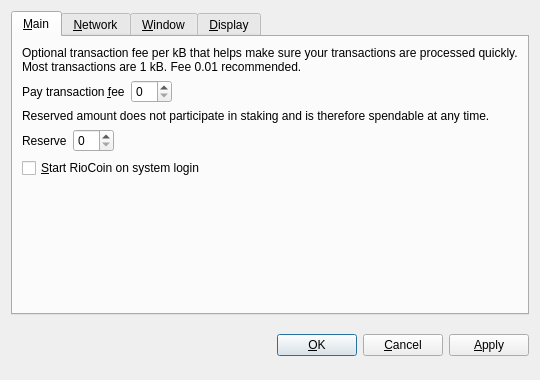
<?xml version="1.0" encoding="UTF-8"?>
<ui version="4.0">
 <class>OptionsDialog</class>
 <widget class="QDialog" name="OptionsDialog">
  <property name="geometry">
   <rect>
    <x>0</x>
    <y>0</y>
    <width>540</width>
    <height>380</height>
   </rect>
  </property>
  <property name="windowTitle">
   <string>Options</string>
  </property>
  <property name="modal">
   <bool>true</bool>
  </property>
  <layout class="QVBoxLayout" name="verticalLayout">
   <item>
    <widget class="QTabWidget" name="tabWidget">
     <property name="tabPosition">
      <enum>QTabWidget::North</enum>
     </property>
     <property name="currentIndex">
      <number>0</number>
     </property>
     <widget class="QWidget" name="tabMain">
      <attribute name="title">
       <string>&amp;Main</string>
      </attribute>
      <layout class="QVBoxLayout" name="verticalLayout_Main">
       <item>
        <widget class="QLabel" name="transactionFeeInfoLabel">
         <property name="text">
          <string>Optional transaction fee per kB that helps make sure your transactions are processed quickly. Most transactions are 1 kB. Fee 0.01 recommended.</string>
         </property>
         <property name="textFormat">
          <enum>Qt::PlainText</enum>
         </property>
         <property name="wordWrap">
          <bool>true</bool>
         </property>
        </widget>
       </item>
       <item>
        <layout class="QHBoxLayout" name="horizontalLayoutFee">
         <item>
          <widget class="QLabel" name="transactionFeeLabel">
           <property name="text">
            <string>Pay transaction &amp;fee</string>
           </property>
           <property name="textFormat">
            <enum>Qt::PlainText</enum>
           </property>
           <property name="buddy">
            <cstring>transactionFee</cstring>
           </property>
          </widget>
         </item>
         <item>
          <widget class="BitcoinAmountField" name="transactionFee"/>
         </item>
         <item>
          <spacer name="horizontalSpacerFee">
           <property name="orientation">
            <enum>Qt::Horizontal</enum>
           </property>
           <property name="sizeHint" stdset="0">
            <size>
             <width>40</width>
             <height>20</height>
            </size>
           </property>
          </spacer>
         </item>
        </layout>
       </item>
       <item>
        <widget class="QLabel" name="reserveBalanceInfoLabel">
         <property name="text">
          <string>Reserved amount does not participate in staking and is therefore spendable at any time.</string>
         </property>
         <property name="textFormat">
          <enum>Qt::PlainText</enum>
         </property>
         <property name="wordWrap">
          <bool>true</bool>
         </property>
        </widget>
       </item>
       <item>
        <layout class="QHBoxLayout" name="horizontalLayoutReserveBalance">
         <item>
          <widget class="QLabel" name="reserveBalanceLabel">
           <property name="text">
            <string>Reserve</string>
           </property>
           <property name="textFormat">
            <enum>Qt::PlainText</enum>
           </property>
           <property name="buddy">
            <cstring>reserveBalance</cstring>
           </property>
          </widget>
         </item>
         <item>
          <widget class="BitcoinAmountField" name="reserveBalance"/>
         </item>
         <item>
          <spacer name="horizontalSpacerReserveBalance">
           <property name="orientation">
            <enum>Qt::Horizontal</enum>
           </property>
           <property name="sizeHint" stdset="0">
            <size>
             <width>40</width>
             <height>20</height>
            </size>
           </property>
          </spacer>
         </item>
        </layout>
       </item>
       <item>
        <widget class="QCheckBox" name="bitcoinAtStartup">
         <property name="toolTip">
          <string>Automatically start RioCoin after logging in to the system.</string>
         </property>
         <property name="text">
          <string>&amp;Start RioCoin on system login</string>
         </property>
        </widget>
       </item>
       <item>
        <spacer name="verticalSpacer_Main">
         <property name="orientation">
          <enum>Qt::Vertical</enum>
         </property>
         <property name="sizeHint" stdset="0">
          <size>
           <width>20</width>
           <height>40</height>
          </size>
         </property>
        </spacer>
       </item>
      </layout>
     </widget>
     <widget class="QWidget" name="tabNetwork">
      <attribute name="title">
       <string>&amp;Network</string>
      </attribute>
      <layout class="QVBoxLayout" name="verticalLayout_Network">
       <item>
        <widget class="QCheckBox" name="mapPortUpnp">
         <property name="toolTip">
          <string>Automatically open the RioCoin client port on the router. This only works when your router supports UPnP and it is enabled.</string>
         </property>
         <property name="text">
          <string>Map port using &amp;UPnP</string>
         </property>
        </widget>
       </item>
       <item>
        <widget class="QCheckBox" name="connectSocks">
         <property name="toolTip">
          <string>Connect to the RioCoin network through a SOCKS proxy (e.g. when connecting through Tor).</string>
         </property>
         <property name="text">
          <string>&amp;Connect through SOCKS proxy:</string>
         </property>
        </widget>
       </item>
       <item>
        <layout class="QHBoxLayout" name="horizontalLayout_Network">
         <item>
          <widget class="QLabel" name="proxyIpLabel">
           <property name="text">
            <string>Proxy &amp;IP:</string>
           </property>
           <property name="textFormat">
            <enum>Qt::PlainText</enum>
           </property>
           <property name="buddy">
            <cstring>proxyIp</cstring>
           </property>
          </widget>
         </item>
         <item>
          <widget class="QValidatedLineEdit" name="proxyIp">
           <property name="maximumSize">
            <size>
             <width>140</width>
             <height>16777215</height>
            </size>
           </property>
           <property name="toolTip">
            <string>IP address of the proxy (e.g. 127.0.0.1)</string>
           </property>
          </widget>
         </item>
         <item>
          <widget class="QLabel" name="proxyPortLabel">
           <property name="text">
            <string>&amp;Port:</string>
           </property>
           <property name="textFormat">
            <enum>Qt::PlainText</enum>
           </property>
           <property name="buddy">
            <cstring>proxyPort</cstring>
           </property>
          </widget>
         </item>
         <item>
          <widget class="QLineEdit" name="proxyPort">
           <property name="maximumSize">
            <size>
             <width>55</width>
             <height>16777215</height>
            </size>
           </property>
           <property name="toolTip">
            <string>Port of the proxy (e.g. 9050)</string>
           </property>
          </widget>
         </item>
         <item>
          <widget class="QLabel" name="socksVersionLabel">
           <property name="text">
            <string>SOCKS &amp;Version:</string>
           </property>
           <property name="textFormat">
            <enum>Qt::PlainText</enum>
           </property>
           <property name="buddy">
            <cstring>socksVersion</cstring>
           </property>
          </widget>
         </item>
         <item>
          <widget class="QValueComboBox" name="socksVersion">
           <property name="toolTip">
            <string>SOCKS version of the proxy (e.g. 5)</string>
           </property>
          </widget>
         </item>
         <item>
          <spacer name="horizontalSpacer_Network">
           <property name="orientation">
            <enum>Qt::Horizontal</enum>
           </property>
           <property name="sizeHint" stdset="0">
            <size>
             <width>40</width>
             <height>20</height>
            </size>
           </property>
          </spacer>
         </item>
        </layout>
       </item>
       <item>
        <spacer name="verticalSpacer_Network">
         <property name="orientation">
          <enum>Qt::Vertical</enum>
         </property>
         <property name="sizeHint" stdset="0">
          <size>
           <width>20</width>
           <height>40</height>
          </size>
         </property>
        </spacer>
       </item>
      </layout>
     </widget>
     <widget class="QWidget" name="tabWindow">
      <attribute name="title">
       <string>&amp;Window</string>
      </attribute>
      <layout class="QVBoxLayout" name="verticalLayout_Window">
       <item>
        <widget class="QCheckBox" name="minimizeToTray">
         <property name="toolTip">
          <string>Show only a tray icon after minimizing the window.</string>
         </property>
         <property name="text">
          <string>&amp;Minimize to the tray instead of the taskbar</string>
         </property>
        </widget>
       </item>
       <item>
        <widget class="QCheckBox" name="minimizeOnClose">
         <property name="toolTip">
          <string>Minimize instead of exit the application when the window is closed. When this option is enabled, the application will be closed only after selecting Quit in the menu.</string>
         </property>
         <property name="text">
          <string>M&amp;inimize on close</string>
         </property>
        </widget>
       </item>
       <item>
        <spacer name="verticalSpacer_Window">
         <property name="orientation">
          <enum>Qt::Vertical</enum>
         </property>
         <property name="sizeHint" stdset="0">
          <size>
           <width>20</width>
           <height>40</height>
          </size>
         </property>
        </spacer>
       </item>
      </layout>
     </widget>
     <widget class="QWidget" name="tabDisplay">
      <attribute name="title">
       <string>&amp;Display</string>
      </attribute>
      <layout class="QVBoxLayout" name="verticalLayout_Display">
       <item>
        <layout class="QHBoxLayout" name="horizontalLayout_1_Display">
         <item>
          <widget class="QLabel" name="langLabel">
           <property name="text">
            <string>User Interface &amp;language:</string>
           </property>
           <property name="textFormat">
            <enum>Qt::PlainText</enum>
           </property>
           <property name="buddy">
            <cstring>lang</cstring>
           </property>
          </widget>
         </item>
         <item>
          <widget class="QValueComboBox" name="lang">
           <property name="toolTip">
            <string>The user interface language can be set here. This setting will take effect after restarting RioCoin.</string>
           </property>
          </widget>
         </item>
        </layout>
       </item>
       <item>
        <layout class="QHBoxLayout" name="horizontalLayout_2_Display">
         <item>
          <widget class="QLabel" name="unitLabel">
           <property name="text">
            <string>&amp;Unit to show amounts in:</string>
           </property>
           <property name="textFormat">
            <enum>Qt::PlainText</enum>
           </property>
           <property name="buddy">
            <cstring>unit</cstring>
           </property>
          </widget>
         </item>
         <item>
          <widget class="QValueComboBox" name="unit">
           <property name="toolTip">
            <string>Choose the default subdivision unit to show in the interface and when sending coins.</string>
           </property>
          </widget>
         </item>
        </layout>
       </item>
       <item>
        <widget class="QCheckBox" name="displayAddresses">
         <property name="toolTip">
          <string>Whether to show RioCoin addresses in the transaction list or not.</string>
         </property>
         <property name="text">
          <string>&amp;Display addresses in transaction list</string>
         </property>
        </widget>
       </item>
       <item>
        <widget class="QCheckBox" name="coinControlFeatures">
         <property name="toolTip">
          <string>Whether to show coin control features or not.</string>
         </property>
         <property name="text">
          <string>Display coin &amp;control features (experts only!)</string>
         </property>
        </widget>
       </item>
       <item>
        <spacer name="verticalSpacer_Display">
         <property name="orientation">
          <enum>Qt::Vertical</enum>
         </property>
         <property name="sizeHint" stdset="0">
          <size>
           <width>20</width>
           <height>40</height>
          </size>
         </property>
        </spacer>
       </item>
      </layout>
     </widget>
    </widget>
   </item>
   <item>
    <layout class="QHBoxLayout" name="horizontalLayout_Buttons">
     <item>
      <spacer name="horizontalSpacer_1">
       <property name="orientation">
        <enum>Qt::Horizontal</enum>
       </property>
       <property name="sizeHint" stdset="0">
        <size>
         <width>40</width>
         <height>48</height>
        </size>
       </property>
      </spacer>
     </item>
     <item>
      <widget class="QLabel" name="statusLabel">
       <property name="font">
        <font>
         <weight>75</weight>
         <bold>true</bold>
        </font>
       </property>
       <property name="text">
        <string/>
       </property>
       <property name="textFormat">
        <enum>Qt::PlainText</enum>
       </property>
       <property name="wordWrap">
        <bool>true</bool>
       </property>
      </widget>
     </item>
     <item>
      <spacer name="horizontalSpacer_2">
       <property name="orientation">
        <enum>Qt::Horizontal</enum>
       </property>
       <property name="sizeHint" stdset="0">
        <size>
         <width>40</width>
         <height>48</height>
        </size>
       </property>
      </spacer>
     </item>
     <item>
      <widget class="QPushButton" name="okButton">
       <property name="text">
        <string>&amp;OK</string>
       </property>
      </widget>
     </item>
     <item>
      <widget class="QPushButton" name="cancelButton">
       <property name="text">
        <string>&amp;Cancel</string>
       </property>
       <property name="autoDefault">
        <bool>false</bool>
       </property>
      </widget>
     </item>
     <item>
      <widget class="QPushButton" name="applyButton">
       <property name="text">
        <string>&amp;Apply</string>
       </property>
       <property name="autoDefault">
        <bool>false</bool>
       </property>
      </widget>
     </item>
    </layout>
   </item>
  </layout>
 </widget>
 <customwidgets>
  <customwidget>
   <class>BitcoinAmountField</class>
   <extends>QSpinBox</extends>
   <header>bitcoinamountfield.h</header>
  </customwidget>
  <customwidget>
   <class>QValueComboBox</class>
   <extends>QComboBox</extends>
   <header>qvaluecombobox.h</header>
  </customwidget>
  <customwidget>
   <class>QValidatedLineEdit</class>
   <extends>QLineEdit</extends>
   <header>qvalidatedlineedit.h</header>
  </customwidget>
 </customwidgets>
 <resources/>
 <connections/>
</ui>
